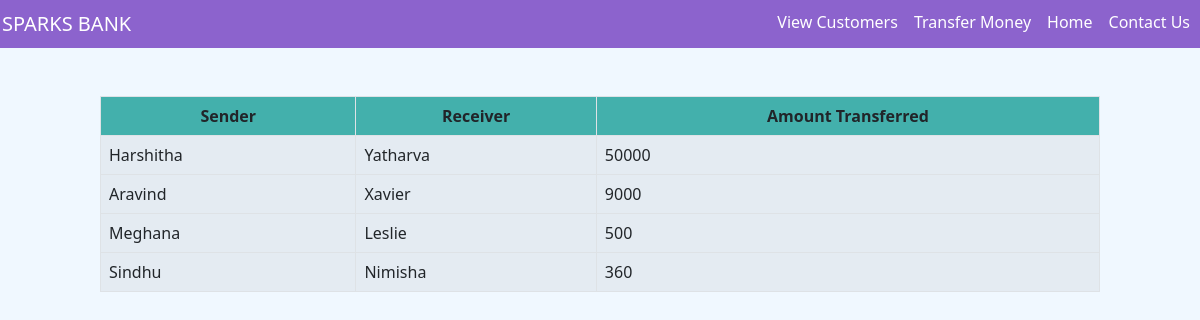
Screenshot of /transactions.php with the database file from the repository.
### tables this page shows
CREATE TABLE `history` (
  `senderName` varchar(40) NOT NULL,
  `receiverName` varchar(50) NOT NULL,
  `amtSent` int(10) NOT NULL
);

### transactions.php (the view, shortened to what this page needs)
<html>
    <head><meta charset="UTF-8">
        <link rel="stylesheet" href="https://cdnjs.cloudflare.com/ajax/libs/font-awesome/4.7.0/css/font-awesome.min.css">
        <link href="https://cdn.jsdelivr.net/npm/bootstrap@5.0.2/dist/css/bootstrap.min.css" rel="stylesheet">
        <link rel="stylesheet" href="css/style.css">
    </head>
    <body>
        <div>
            <nav class="navbar navbar-expand-lg navbar-dark bg-dark">
            <div class="container-fluid">
            <a class="navbar-brand" href="index.php">SPARKS BANK</a>
            <div class="collapse navbar-collapse" id="navbarSupportedContent">
            <ul class="navbar-nav d-flex ms-auto mb-2 mb-lg-1">
                <li class="nav-item">
					<a class="nav-link active item" aria-current="page" href="view_customers.php">View Customers</a>
                </li>
                <li class="nav-item">
					<a class="nav-link active item" aria-current="page" href="transfer_money.php">Transfer Money</a>
                </li>
                <li class="nav-item">
                    <a class="nav-link active item" aria-current="page" href="index.php">Home</a>
                </li>
                <li class="nav-item">
                <a class="nav-link active item" aria-current="page" href="index.php">Contact Us</a>
                </li>
            </ul>
            </div>
            </div>
            </nav>
	    </div>
		<?php
require "db.php";
$sql="select * from history";
		$result=mysqli_query($conn,$sql);
  echo  '<div >
		<br>
		<br>
		<div class="center col-lg-10 col-md-12 col-sm-12">
			<table class="table table-bordered table-striped">
				 <thead class="text-center">
				   <tr>
				     <th scope="col">Sender</th>
				     <th scope="col">Receiver</th>
					   <th scope="col">Amount Transferred</th>
				   </tr>
				 </thead>' ;
		while($rows=mysqli_fetch_assoc($result))
		{
			echo '<tbody>
			<tr>
			<td>'.$rows['senderName'].'</td>
			<td>'.$rows['receiverName'].'</td>
			<td>'.$rows['amtSent'].'</td>
			</tr>
			';
		}
	?>
	</body>
</html>

### css/style.css (style rules this page uses)
body { background-color: aliceblue; }
.navbar { padding-top: 0; padding-bottom: 0; }
.container-fluid { background-color: rgb(242, 242, 244); width:100%; padding: 2px; }
nav .container-fluid { margin: 0px; background-color: #8c63cd !important; }
@media (min-width: 992px) { .center { margin:0 auto; } }
thead { background-color: #43b0ac; }

### rows the page displays
history: senderName "Harshitha", receiverName "Yatharva", amtSent "50000"
history: senderName "Aravind", receiverName "Xavier", amtSent "9000"
history: senderName "Meghana", receiverName "Leslie", amtSent "500"
history: senderName "Sindhu", receiverName "Nimisha", amtSent "360"
